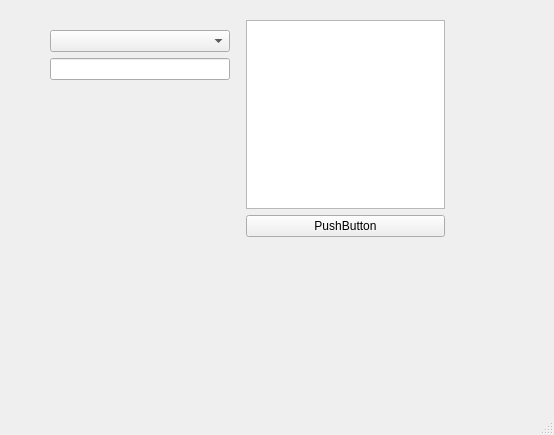
<?xml version="1.0" encoding="UTF-8"?>
<ui version="4.0">
 <class>MainWindow</class>
 <widget class="QMainWindow" name="MainWindow">
  <property name="geometry">
   <rect>
    <x>0</x>
    <y>0</y>
    <width>554</width>
    <height>435</height>
   </rect>
  </property>
  <property name="windowTitle">
   <string>MainWindow</string>
  </property>
  <widget class="QWidget" name="centralwidget">
   <widget class="QWidget" name="">
    <property name="geometry">
     <rect>
      <x>30</x>
      <y>10</y>
      <width>425</width>
      <height>237</height>
     </rect>
    </property>
    <layout class="QHBoxLayout" name="horizontalLayout" stretch="1,1">
     <property name="leftMargin">
      <number>10</number>
     </property>
     <property name="topMargin">
      <number>10</number>
     </property>
     <property name="rightMargin">
      <number>10</number>
     </property>
     <property name="bottomMargin">
      <number>10</number>
     </property>
     <item>
      <layout class="QVBoxLayout" name="verticalLayout" stretch="1,1,2,2">
       <property name="leftMargin">
        <number>10</number>
       </property>
       <property name="topMargin">
        <number>10</number>
       </property>
       <property name="rightMargin">
        <number>10</number>
       </property>
       <property name="bottomMargin">
        <number>10</number>
       </property>
       <item>
        <widget class="QComboBox" name="comBox_hello"/>
       </item>
       <item>
        <widget class="QLineEdit" name="lineEdit_helloprint"/>
       </item>
       <item>
        <widget class="QLabel" name="label_display">
         <property name="text">
          <string/>
         </property>
        </widget>
       </item>
       <item>
        <spacer name="verticalSpacer">
         <property name="orientation">
          <enum>Qt::Vertical</enum>
         </property>
         <property name="sizeHint" stdset="0">
          <size>
           <width>20</width>
           <height>40</height>
          </size>
         </property>
        </spacer>
       </item>
      </layout>
     </item>
     <item>
      <layout class="QVBoxLayout" name="verticalLayout_2">
       <item>
        <widget class="QTextBrowser" name="textBrowser"/>
       </item>
       <item>
        <widget class="QPushButton" name="pushButton_hello">
         <property name="text">
          <string>PushButton</string>
         </property>
        </widget>
       </item>
      </layout>
     </item>
    </layout>
   </widget>
  </widget>
  <widget class="QMenuBar" name="menubar">
   <property name="geometry">
    <rect>
     <x>0</x>
     <y>0</y>
     <width>554</width>
     <height>36</height>
    </rect>
   </property>
  </widget>
  <widget class="QStatusBar" name="statusbar"/>
 </widget>
 <resources/>
 <connections/>
</ui>
